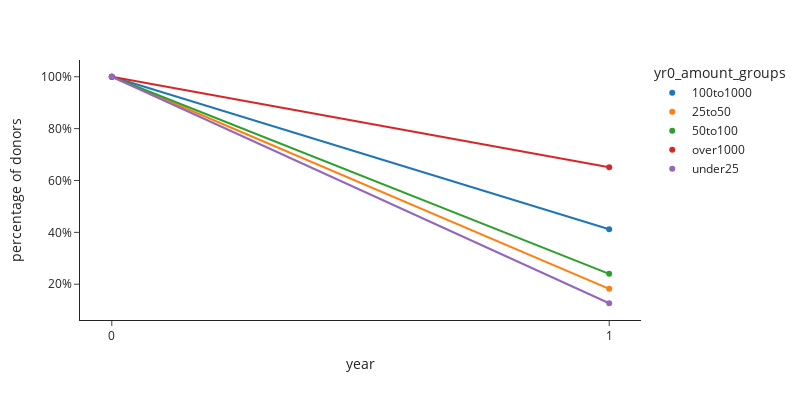

The code cell stored with this chart in its notebook:
### Code cell
df=df_yr0_amount_groups131
#.query('cohort=="cohort13"')
fig = px.scatter(df, x='year', y='percentage of donors',
             color="yr0_amount_groups", 
       #      barmode='group',
                 trendline='ols',
         #   title="Top 3 Donation Amounts (average of all 5 cohorts)",
#              hover_data={'percentage of donors':':.1%',
#                          'year':False
#                         },
                 template='simple_white',
                 width=800, height=400
            )
fig.update_xaxes(type='category')
fig.layout.yaxis.tickformat = ',.0%' 

fig.show()

### Figure 1 — Plotly figure (JSON) as saved in the notebook; plotly's stock layout.template omitted (floating-point values rounded to 4 significant figures)
{"data": [{"hovertemplate": "yr0_amount_groups=100to1000<br>year=%{x}<br>percentage of donors=%{y}<extra></extra>", "legendgroup": "100to1000", "marker": {"color": "#1F77B4", "symbol": "circle"}, "mode": "markers", "name": "100to1000", "orientation": "v", "showlegend": true, "type": "scatter", "x": [0, 1], "xaxis": "x", "y": [1, 0.4121], "yaxis": "y"}, {"hovertemplate": "<b>OLS trendline</b><br>percentage of donors = -0.587932 * year + 1<br>R<sup>2</sup>=1.000000<br><br>yr0_amount_groups=100to1000<br>year=%{x}<br>percentage of donors=%{y} <b>(trend)</b><extra></extra>", "legendgroup": "100to1000", "marker": {"color": "#1F77B4", "symbol": "circle"}, "mode": "lines", "name": "100to1000", "showlegend": false, "type": "scatter", "x": [0, 1], "xaxis": "x", "y": [1.0, 0.4121], "yaxis": "y"}, {"hovertemplate": "yr0_amount_groups=25to50<br>year=%{x}<br>percentage of donors=%{y}<extra></extra>", "legendgroup": "25to50", "marker": {"color": "#FF7F0E", "symbol": "circle"}, "mode": "markers", "name": "25to50", "orientation": "v", "showlegend": true, "type": "scatter", "x": [0, 1], "xaxis": "x", "y": [1, 0.1822], "yaxis": "y"}, {"hovertemplate": "<b>OLS trendline</b><br>percentage of donors = -0.817807 * year + 1<br>R<sup>2</sup>=1.000000<br><br>yr0_amount_groups=25to50<br>year=%{x}<br>percentage of donors=%{y} <b>(trend)</b><extra></extra>", "legendgroup": "25to50", "marker": {"color": "#FF7F0E", "symbol": "circle"}, "mode": "lines", "name": "25to50", "showlegend": false, "type": "scatter", "x": [0, 1], "xaxis": "x", "y": [1.0, 0.1822], "yaxis": "y"}, {"hovertemplate": "yr0_amount_groups=50to100<br>year=%{x}<br>percentage of donors=%{y}<extra></extra>", "legendgroup": "50to100", "marker": {"color": "#2CA02C", "symbol": "circle"}, "mode": "markers", "name": "50to100", "orientation": "v", "showlegend": true, "type": "scatter", "x": [0, 1], "xaxis": "x", "y": [1, 0.24], "yaxis": "y"}, {"hovertemplate": "<b>OLS trendline</b><br>percentage of donors = -0.759966 * year + 1<br>R<sup>2</sup>=1.000000<br><br>yr0_amount_groups=50to100<br>year=%{x}<br>percentage of donors=%{y} <b>(trend)</b><extra></extra>", "legendgroup": "50to100", "marker": {"color": "#2CA02C", "symbol": "circle"}, "mode": "lines", "name": "50to100", "showlegend": false, "type": "scatter", "x": [0, 1], "xaxis": "x", "y": [1.0, 0.24], "yaxis": "y"}, {"hovertemplate": "yr0_amount_groups=over1000<br>year=%{x}<br>percentage of donors=%{y}<extra></extra>", "legendgroup": "over1000", "marker": {"color": "#D62728", "symbol": "circle"}, "mode": "markers", "name": "over1000", "orientation": "v", "showlegend": true, "type": "scatter", "x": [0, 1], "xaxis": "x", "y": [1, 0.6506], "yaxis": "y"}, {"hovertemplate": "<b>OLS trendline</b><br>percentage of donors = -0.349354 * year + 1<br>R<sup>2</sup>=1.000000<br><br>yr0_amount_groups=over1000<br>year=%{x}<br>percentage of donors=%{y} <b>(trend)</b><extra></extra>", "legendgroup": "over1000", "marker": {"color": "#D62728", "symbol": "circle"}, "mode": "lines", "name": "over1000", "showlegend": false, "type": "scatter", "x": [0, 1], "xaxis": "x", "y": [1.0, 0.6506], "yaxis": "y"}, {"hovertemplate": "yr0_amount_groups=under25<br>year=%{x}<br>percentage of donors=%{y}<extra></extra>", "legendgroup": "under25", "marker": {"color": "#9467BD", "symbol": "circle"}, "mode": "markers", "name": "under25", "orientation": "v", "showlegend": true, "type": "scatter", "x": [0, 1], "xaxis": "x", "y": [1, 0.1266], "yaxis": "y"}, {"hovertemplate": "<b>OLS trendline</b><br>percentage of donors = -0.873364 * year + 1<br>R<sup>2</sup>=1.000000<br><br>yr0_amount_groups=under25<br>year=%{x}<br>percentage of donors=%{y} <b>(trend)</b><extra></extra>", "legendgroup": "under25", "marker": {"color": "#9467BD", "symbol": "circle"}, "mode": "lines", "name": "under25", "showlegend": false, "type": "scatter", "x": [0, 1], "xaxis": "x", "y": [1.0, 0.1266], "yaxis": "y"}], "layout": {"height": 400, "legend": {"title": {"text": "yr0_amount_groups"}, "tracegroupgap": 0}, "margin": {"t": 60}, "width": 800, "xaxis": {"anchor": "y", "domain": [0, 1], "title": {"text": "year"}, "type": "category"}, "yaxis": {"anchor": "x", "domain": [0, 1], "tickformat": ",.0%", "title": {"text": "percentage of donors"}}}}
